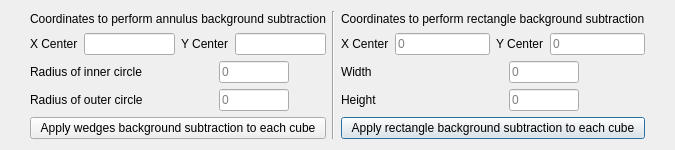
<?xml version="1.0" encoding="UTF-8"?>
<ui version="4.0">
 <class>backgroundSubtraction</class>
 <widget class="QDialog" name="backgroundSubtraction">
  <property name="geometry">
   <rect>
    <x>0</x>
    <y>0</y>
    <width>675</width>
    <height>150</height>
   </rect>
  </property>
  <property name="sizePolicy">
   <sizepolicy hsizetype="Preferred" vsizetype="Preferred">
    <horstretch>0</horstretch>
    <verstretch>0</verstretch>
   </sizepolicy>
  </property>
  <property name="minimumSize">
   <size>
    <width>650</width>
    <height>0</height>
   </size>
  </property>
  <property name="windowTitle">
   <string>backgroundSubtraction</string>
  </property>
  <layout class="QGridLayout" name="gridLayout_2">
   <item row="1" column="0">
    <layout class="QGridLayout" name="gridLayout" columnstretch="0,0,0,0,0">
     <item row="0" column="0" colspan="2" alignment="Qt::AlignHCenter">
      <widget class="QLabel" name="label_9">
       <property name="text">
        <string>Coordinates to perform annulus background subtraction</string>
       </property>
      </widget>
     </item>
     <item row="3" column="0">
      <widget class="QLabel" name="label_2">
       <property name="sizePolicy">
        <sizepolicy hsizetype="Fixed" vsizetype="Preferred">
         <horstretch>0</horstretch>
         <verstretch>0</verstretch>
        </sizepolicy>
       </property>
       <property name="text">
        <string>Radius of outer circle</string>
       </property>
      </widget>
     </item>
     <item row="1" column="0" colspan="2">
      <layout class="QHBoxLayout" name="horizontalLayout">
       <item>
        <widget class="QLabel" name="label_3">
         <property name="sizePolicy">
          <sizepolicy hsizetype="Preferred" vsizetype="Fixed">
           <horstretch>0</horstretch>
           <verstretch>0</verstretch>
          </sizepolicy>
         </property>
         <property name="text">
          <string>X Center</string>
         </property>
        </widget>
       </item>
       <item>
        <widget class="QLineEdit" name="wedgesXCenterLineEdit">
         <property name="enabled">
          <bool>true</bool>
         </property>
         <property name="readOnly">
          <bool>true</bool>
         </property>
        </widget>
       </item>
       <item>
        <widget class="QLabel" name="label_4">
         <property name="sizePolicy">
          <sizepolicy hsizetype="Preferred" vsizetype="Fixed">
           <horstretch>0</horstretch>
           <verstretch>0</verstretch>
          </sizepolicy>
         </property>
         <property name="text">
          <string>Y Center</string>
         </property>
        </widget>
       </item>
       <item>
        <widget class="QLineEdit" name="wedgesYCenterLineEdit">
         <property name="enabled">
          <bool>true</bool>
         </property>
         <property name="readOnly">
          <bool>true</bool>
         </property>
        </widget>
       </item>
      </layout>
     </item>
     <item row="3" column="3">
      <widget class="QLabel" name="label_8">
       <property name="sizePolicy">
        <sizepolicy hsizetype="Fixed" vsizetype="Preferred">
         <horstretch>0</horstretch>
         <verstretch>0</verstretch>
        </sizepolicy>
       </property>
       <property name="text">
        <string>Height</string>
       </property>
      </widget>
     </item>
     <item row="2" column="3">
      <widget class="QLabel" name="label_7">
       <property name="sizePolicy">
        <sizepolicy hsizetype="Fixed" vsizetype="Preferred">
         <horstretch>0</horstretch>
         <verstretch>0</verstretch>
        </sizepolicy>
       </property>
       <property name="text">
        <string>Width</string>
       </property>
      </widget>
     </item>
     <item row="4" column="0" colspan="2">
      <widget class="QPushButton" name="wedgesApplyButton">
       <property name="enabled">
        <bool>true</bool>
       </property>
       <property name="focusPolicy">
        <enum>Qt::NoFocus</enum>
       </property>
       <property name="text">
        <string>Apply wedges background subtraction to each cube</string>
       </property>
      </widget>
     </item>
     <item row="3" column="4">
      <widget class="QLineEdit" name="heightLineEdit">
       <property name="maximumSize">
        <size>
         <width>70</width>
         <height>16777215</height>
        </size>
       </property>
       <property name="placeholderText">
        <string>0</string>
       </property>
      </widget>
     </item>
     <item row="1" column="3" colspan="2">
      <layout class="QHBoxLayout" name="horizontalLayout_2">
       <item>
        <widget class="QLabel" name="label_5">
         <property name="sizePolicy">
          <sizepolicy hsizetype="Preferred" vsizetype="Fixed">
           <horstretch>0</horstretch>
           <verstretch>0</verstretch>
          </sizepolicy>
         </property>
         <property name="text">
          <string>X Center</string>
         </property>
        </widget>
       </item>
       <item>
        <widget class="QLineEdit" name="rectangleXCenterLineEdit">
         <property name="placeholderText">
          <string>0</string>
         </property>
        </widget>
       </item>
       <item>
        <widget class="QLabel" name="label_6">
         <property name="sizePolicy">
          <sizepolicy hsizetype="Preferred" vsizetype="Fixed">
           <horstretch>0</horstretch>
           <verstretch>0</verstretch>
          </sizepolicy>
         </property>
         <property name="text">
          <string>Y Center</string>
         </property>
        </widget>
       </item>
       <item>
        <widget class="QLineEdit" name="rectangleYCenterLineEdit">
         <property name="placeholderText">
          <string>0</string>
         </property>
        </widget>
       </item>
      </layout>
     </item>
     <item row="2" column="1">
      <widget class="QLineEdit" name="innerRadiusLineEdit">
       <property name="maximumSize">
        <size>
         <width>70</width>
         <height>16777215</height>
        </size>
       </property>
       <property name="placeholderText">
        <string>0</string>
       </property>
      </widget>
     </item>
     <item row="3" column="1">
      <widget class="QLineEdit" name="outerRadiusLineEdit">
       <property name="maximumSize">
        <size>
         <width>70</width>
         <height>16777215</height>
        </size>
       </property>
       <property name="placeholderText">
        <string>0</string>
       </property>
      </widget>
     </item>
     <item row="2" column="0">
      <widget class="QLabel" name="label">
       <property name="sizePolicy">
        <sizepolicy hsizetype="Fixed" vsizetype="Preferred">
         <horstretch>0</horstretch>
         <verstretch>0</verstretch>
        </sizepolicy>
       </property>
       <property name="text">
        <string>Radius of inner circle</string>
       </property>
      </widget>
     </item>
     <item row="4" column="3" colspan="2">
      <widget class="QPushButton" name="rectangleApplyButton">
       <property name="text">
        <string>Apply rectangle background subtraction to each cube</string>
       </property>
      </widget>
     </item>
     <item row="2" column="4">
      <widget class="QLineEdit" name="widthLineEdit">
       <property name="maximumSize">
        <size>
         <width>70</width>
         <height>16777215</height>
        </size>
       </property>
       <property name="placeholderText">
        <string>0</string>
       </property>
      </widget>
     </item>
     <item row="0" column="3" colspan="2">
      <widget class="QLabel" name="label_10">
       <property name="text">
        <string>Coordinates to perform rectangle background subtraction</string>
       </property>
      </widget>
     </item>
     <item row="0" column="2" rowspan="5">
      <widget class="Line" name="line">
       <property name="orientation">
        <enum>Qt::Vertical</enum>
       </property>
      </widget>
     </item>
    </layout>
   </item>
  </layout>
 </widget>
 <resources/>
 <connections/>
</ui>
